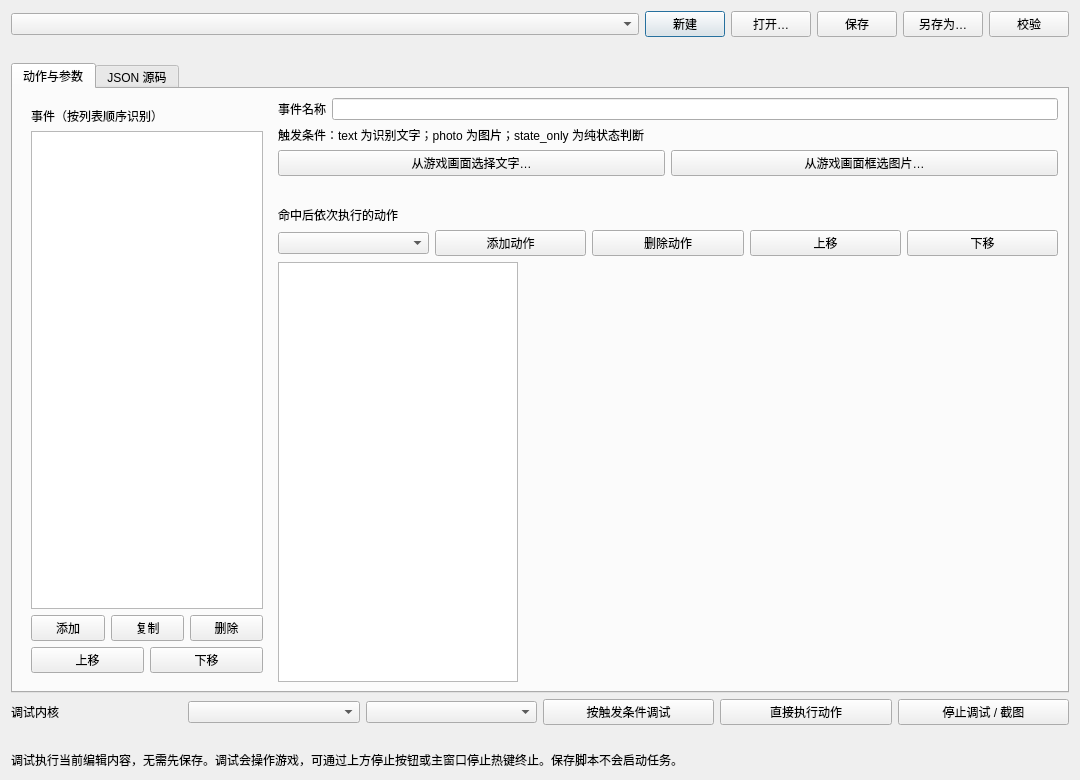
<?xml version="1.0" encoding="UTF-8"?>
<ui version="4.0">
 <class>ScriptEditor</class>
 <widget class="QDialog" name="ScriptEditor">
  <property name="windowTitle"><string>脚本编辑器[*]</string></property>
  <property name="geometry"><rect><x>0</x><y>0</y><width>1080</width><height>780</height></rect></property>
  <layout class="QVBoxLayout" name="main_layout">
   <item><layout class="QHBoxLayout" name="file_toolbar">
    <item><widget class="QComboBox" name="file_combo"><property name="sizePolicy"><sizepolicy hsizetype="Ignored" vsizetype="Fixed"><horstretch>1</horstretch><verstretch>0</verstretch></sizepolicy></property></widget></item>
    <item><widget class="QPushButton" name="new_btn"><property name="text"><string>新建</string></property></widget></item>
    <item><widget class="QPushButton" name="open_btn"><property name="text"><string>打开…</string></property></widget></item>
    <item><widget class="QPushButton" name="save_btn"><property name="text"><string>保存</string></property></widget></item>
    <item><widget class="QPushButton" name="save_as_btn"><property name="text"><string>另存为…</string></property></widget></item>
    <item><widget class="QPushButton" name="validate_btn"><property name="text"><string>校验</string></property></widget></item>
   </layout></item>
   <item><widget class="QLabel" name="path_label"><property name="wordWrap"><bool>true</bool></property></widget></item>
   <item><widget class="QTabWidget" name="tabs">
    <widget class="QWidget" name="visual_tab">
     <attribute name="title"><string>动作与参数</string></attribute>
     <layout class="QHBoxLayout" name="visual_layout">
      <item><widget class="QWidget" name="event_panel">
       <property name="maximumSize"><size><width>250</width><height>16777215</height></size></property>
       <layout class="QVBoxLayout" name="event_layout">
        <item><widget class="QLabel" name="event_label"><property name="text"><string>事件（按列表顺序识别）</string></property></widget></item>
        <item><widget class="QListWidget" name="event_list"/></item>
        <item><layout class="QHBoxLayout" name="event_toolbar">
         <item><widget class="QPushButton" name="add_event_btn"><property name="text"><string>添加</string></property></widget></item>
         <item><widget class="QPushButton" name="clone_event_btn"><property name="text"><string>复制</string></property></widget></item>
         <item><widget class="QPushButton" name="remove_event_btn"><property name="text"><string>删除</string></property></widget></item>
        </layout></item>
        <item><layout class="QHBoxLayout" name="event_order">
         <item><widget class="QPushButton" name="event_up_btn"><property name="text"><string>上移</string></property></widget></item>
         <item><widget class="QPushButton" name="event_down_btn"><property name="text"><string>下移</string></property></widget></item>
        </layout></item>
       </layout>
      </widget></item>
      <item><layout class="QVBoxLayout" name="detail_layout">
       <item><layout class="QHBoxLayout" name="name_row">
        <item><widget class="QLabel" name="name_label"><property name="text"><string>事件名称</string></property></widget></item>
        <item><widget class="QLineEdit" name="event_name"/></item>
       </layout></item>
       <item><widget class="QLabel" name="trigger_label"><property name="text"><string>触发条件：text 为识别文字；photo 为图片；state_only 为纯状态判断</string></property><property name="wordWrap"><bool>true</bool></property></widget></item>
       <item><layout class="QHBoxLayout" name="sample_toolbar">
        <item><widget class="QPushButton" name="sample_text_btn"><property name="text"><string>从游戏画面选择文字…</string></property></widget></item>
        <item><widget class="QPushButton" name="sample_image_btn"><property name="text"><string>从游戏画面框选图片…</string></property></widget></item>
       </layout></item>
       <item><widget class="QWidget" name="trigger_host"><layout class="QVBoxLayout" name="trigger_layout"/></widget></item>
       <item><widget class="QLabel" name="steps_label"><property name="text"><string>命中后依次执行的动作</string></property></widget></item>
       <item><layout class="QHBoxLayout" name="step_toolbar">
        <item><widget class="QComboBox" name="step_type"/></item>
        <item><widget class="QPushButton" name="add_step_btn"><property name="text"><string>添加动作</string></property></widget></item>
        <item><widget class="QPushButton" name="remove_step_btn"><property name="text"><string>删除动作</string></property></widget></item>
        <item><widget class="QPushButton" name="step_up_btn"><property name="text"><string>上移</string></property></widget></item>
        <item><widget class="QPushButton" name="step_down_btn"><property name="text"><string>下移</string></property></widget></item>
       </layout></item>
       <item><layout class="QHBoxLayout" name="step_detail">
        <item><widget class="QListWidget" name="step_list"><property name="maximumSize"><size><width>240</width><height>16777215</height></size></property></widget></item>
        <item><widget class="QWidget" name="step_host"><layout class="QVBoxLayout" name="step_layout"/></widget></item>
       </layout></item>
      </layout></item>
     </layout>
    </widget>
    <widget class="QWidget" name="source_tab">
     <attribute name="title"><string>JSON 源码</string></attribute>
     <layout class="QVBoxLayout" name="source_layout"><item><widget class="QPlainTextEdit" name="source_edit"><property name="lineWrapMode"><enum>QPlainTextEdit::NoWrap</enum></property></widget></item></layout>
    </widget>
   </widget></item>
   <item><layout class="QHBoxLayout" name="debug_toolbar">
    <item><widget class="QLabel" name="debug_kernel_label"><property name="text"><string>调试内核</string></property></widget></item>
    <item><widget class="QComboBox" name="debug_kernel_combo"/></item>
    <item><widget class="QComboBox" name="debug_scope_combo"/></item>
    <item><widget class="QPushButton" name="debug_trigger_btn"><property name="text"><string>按触发条件调试</string></property><property name="toolTip"><string>取当前游戏画面，执行一轮触发判断，命中时执行动作。</string></property></widget></item>
    <item><widget class="QPushButton" name="debug_direct_btn"><property name="text"><string>直接执行动作</string></property><property name="toolTip"><string>忽略触发条件、状态条件和重复限制，按所选范围顺序执行一次动作。</string></property></widget></item>
    <item><widget class="QPushButton" name="debug_stop_btn"><property name="text"><string>停止调试 / 截图</string></property></widget></item>
   </layout></item>
   <item><widget class="QLabel" name="status_label"><property name="wordWrap"><bool>true</bool></property></widget></item>
   <item><widget class="QLabel" name="help_label"><property name="text"><string>调试执行当前编辑内容，无需先保存。调试会操作游戏，可通过上方停止按钮或主窗口停止热键终止。保存脚本不会启动任务。</string></property><property name="wordWrap"><bool>true</bool></property></widget></item>
  </layout>
 </widget>
 <resources/>
 <connections/>
</ui>
